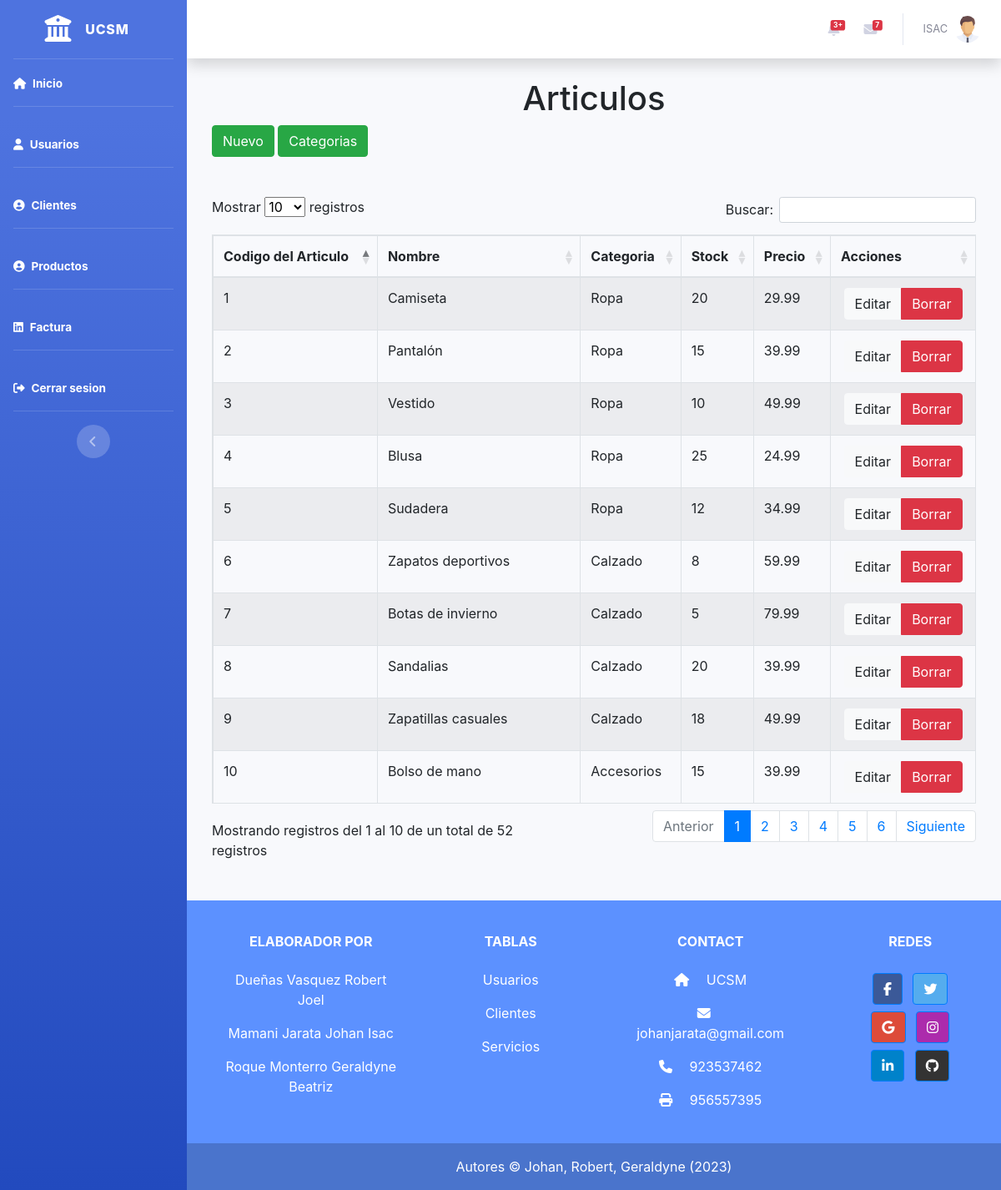
Page /Fronted/Articulos.php (signed in) on the committed database.
### tables this page shows
CREATE TABLE `mae_articulo` (
  `ID_Articulo` int(11) NOT NULL,
  `ID_Categoria` int(11) DEFAULT NULL,
  `Nombre` varchar(100) DEFAULT NULL,
  `Stock` int(11) DEFAULT NULL,
  `Precio` decimal(10,2) DEFAULT NULL
);

CREATE TABLE `mae_categoria` (
  `ID_Categoria` int(11) NOT NULL,
  `Nombre` varchar(100) DEFAULT NULL,
  `Estado` varchar(20) DEFAULT NULL,
  `Descripcion` varchar(200) DEFAULT NULL
);

### Fronted/Articulos.php (the view)
<?php
require_once "vistas/parte_superior.php"
?>
<?php
$query = "SELECT *FROM mae_articulo";
$result = filterRecord($query);
function filterRecord($query)
{
    include("../BD/config.php");
    $filter_result = mysqli_query($mysqli, $query);
    return $filter_result;
}
?>
<div class="container">
    <Center>
        <h1>Articulos</h1>
    </Center>
    <div class="container">
        <div class="row">
            <div class="col-lg-12">
                <a class="btn btn-success" type="button"  href="Registration_Articulo.php"  >Nuevo</a>
                <a class="btn btn-success" type="button"  href="Categorias.php"  >Categorias</a>
<br>
<br>
            </div>
            </div>
    </div>
    <br>
    <div class="container">
        <div class="row">
            <div class="col-lg-12">
                <div class="table-responsive">
                    <?php
                    echo "<table id='example' class='table table-striped table-bordered table-condensed' style='width:100%'>
<thead class='text-center'>
<tr>
<th>Codigo del Articulo</th>
<th>Nombre </th>
<th> Categoria </th>
<th>Stock</th>
<th>Precio</th>
<th>Acciones</th>
</tr></thead>";
                    while ($row = mysqli_fetch_array($result)) {
                        echo "<tr>";
                        echo "<td>" . $row['ID_Articulo'] . "</td>";
                        echo "<td>" . $row['Nombre'] . "</td>";
                        $categoria_query = "SELECT Nombre FROM mae_categoria WHERE ID_Categoria = " . $row['ID_Categoria'];
                        $categoria_result = filterRecord($categoria_query);
                        $categoria_row = mysqli_fetch_array($categoria_result);
                        echo "<td>" . $categoria_row['Nombre'] . "</td>";
                        echo "<td>" . $row['Stock'] . "</td>";
                        echo "<td>" . $row['Precio'] . "</td>";
                        echo "<td >";
                        echo "<div class='text-center'>";
                        echo "<div class='btn-group'>";
                        echo "<a  type='button' id='btn-editar-popup-user'class='btn btn-light'  href='Edit_Articulo.php?id=" . $row['ID_Articulo'] . "'>Editar</a>";
                        echo "<a  type='button' class='btn btn-danger btnBorrar' href='../BD/Delete_Articulo.php?id=" . $row['ID_Articulo'] . "'>Borrar</a>";
                        echo "</div></div></td>";
                        echo "</tr>";
                    }
                    echo "</table>";
                    ?>
                </div>
            </div>
        </div>
    </div>
</div>
<?php require_once "vistas/parte_inferior.php" ?>

### rows in the picture
mae_articulo: ID_Articulo "1", Nombre "Camiseta", ID_Categoria.Nombre "Ropa", Stock "20", Precio "29.99"
mae_articulo: ID_Articulo "2", Nombre "Pantalón", ID_Categoria.Nombre "Ropa", Stock "15", Precio "39.99"
mae_articulo: ID_Articulo "3", Nombre "Vestido", ID_Categoria.Nombre "Ropa", Stock "10", Precio "49.99"
mae_articulo: ID_Articulo "4", Nombre "Blusa", ID_Categoria.Nombre "Ropa", Stock "25", Precio "24.99"
mae_articulo: ID_Articulo "5", Nombre "Sudadera", ID_Categoria.Nombre "Ropa", Stock "12", Precio "34.99"
mae_articulo: ID_Articulo "6", Nombre "Zapatos deportivos", ID_Categoria.Nombre "Calzado", Stock "8", Precio "59.99"
mae_articulo: ID_Articulo "7", Nombre "Botas de invierno", ID_Categoria.Nombre "Calzado", Stock "5", Precio "79.99"
mae_articulo: ID_Articulo "8", Nombre "Sandalias", ID_Categoria.Nombre "Calzado", Stock "20", Precio "39.99"
mae_articulo: ID_Articulo "9", Nombre "Zapatillas casuales", ID_Categoria.Nombre "Calzado", Stock "18", Precio "49.99"
mae_articulo: ID_Articulo "10", Nombre "Bolso de mano", ID_Categoria.Nombre "Accesorios", Stock "15", Precio "39.99"

### other values in the picture
$_SESSION['user'] "ISAC"
